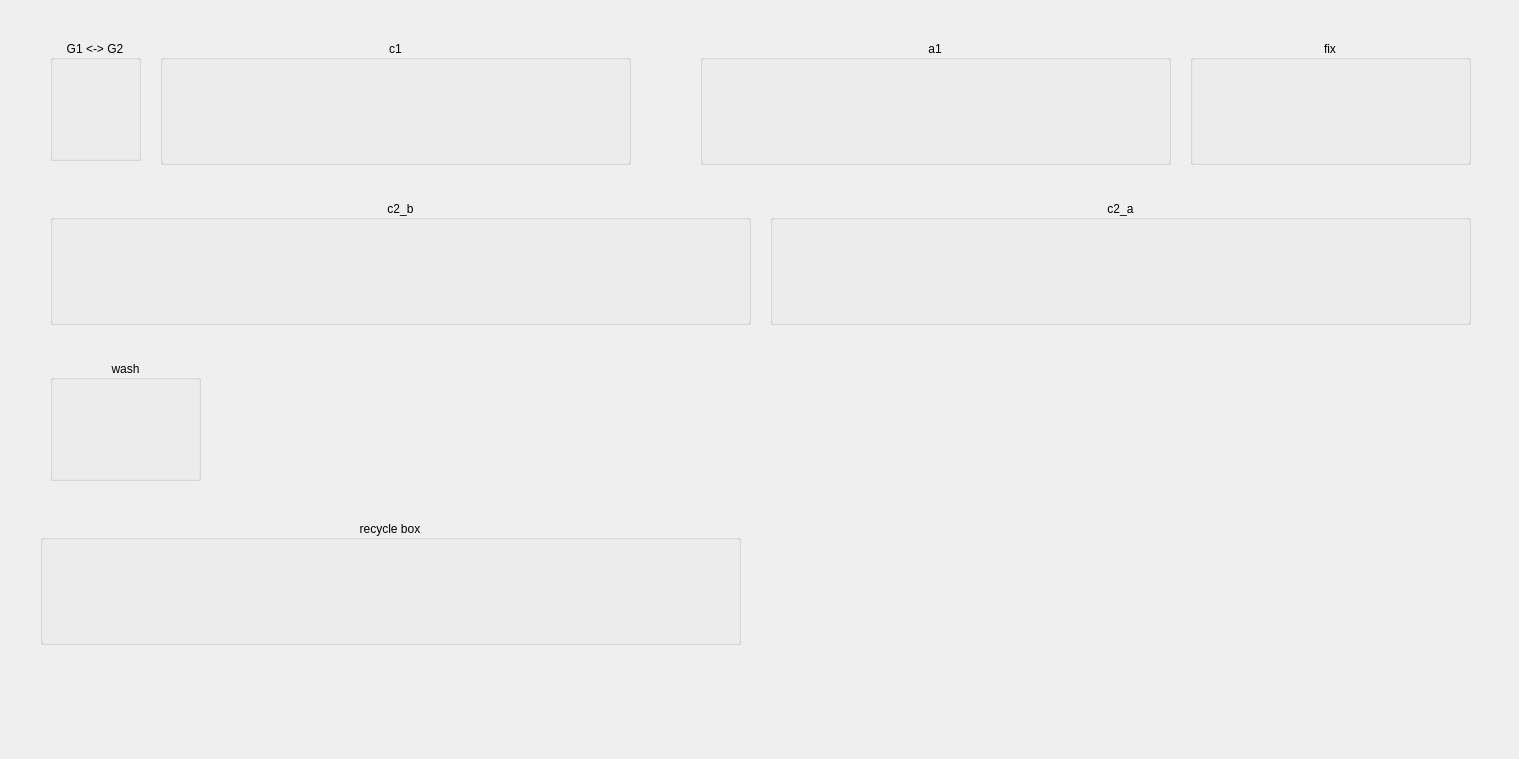
<?xml version="1.0" encoding="UTF-8"?>
<ui version="4.0">
 <class>StainPoolPage</class>
 <widget class="QWidget" name="StainPoolPage">
  <property name="geometry">
   <rect>
    <x>0</x>
    <y>0</y>
    <width>1519</width>
    <height>759</height>
   </rect>
  </property>
  <property name="windowTitle">
   <string>Form</string>
  </property>
  <widget class="QGroupBox" name="groupBox_fix">
   <property name="geometry">
    <rect>
     <x>1190</x>
     <y>40</y>
     <width>281</width>
     <height>125</height>
    </rect>
   </property>
   <property name="title">
    <string>fix</string>
   </property>
   <property name="alignment">
    <set>Qt::AlignCenter</set>
   </property>
   <layout class="QHBoxLayout" name="fixLayout"/>
  </widget>
  <widget class="QGroupBox" name="groupBox_a1">
   <property name="geometry">
    <rect>
     <x>700</x>
     <y>40</y>
     <width>471</width>
     <height>125</height>
    </rect>
   </property>
   <property name="title">
    <string>a1</string>
   </property>
   <property name="alignment">
    <set>Qt::AlignCenter</set>
   </property>
   <layout class="QHBoxLayout" name="a1Layout"/>
  </widget>
  <widget class="QGroupBox" name="groupBox_c1">
   <property name="geometry">
    <rect>
     <x>160</x>
     <y>40</y>
     <width>471</width>
     <height>125</height>
    </rect>
   </property>
   <property name="title">
    <string>c1</string>
   </property>
   <property name="alignment">
    <set>Qt::AlignCenter</set>
   </property>
   <layout class="QHBoxLayout" name="c1Layout"/>
  </widget>
  <widget class="QGroupBox" name="groupBox_c2_a">
   <property name="geometry">
    <rect>
     <x>770</x>
     <y>200</y>
     <width>701</width>
     <height>125</height>
    </rect>
   </property>
   <property name="title">
    <string>c2_a</string>
   </property>
   <property name="alignment">
    <set>Qt::AlignCenter</set>
   </property>
   <layout class="QHBoxLayout" name="c2aLayout"/>
  </widget>
  <widget class="QGroupBox" name="groupBox_c2_b">
   <property name="geometry">
    <rect>
     <x>50</x>
     <y>200</y>
     <width>701</width>
     <height>125</height>
    </rect>
   </property>
   <property name="title">
    <string>c2_b</string>
   </property>
   <property name="alignment">
    <set>Qt::AlignCenter</set>
   </property>
   <layout class="QHBoxLayout" name="c2bLayout"/>
  </widget>
  <widget class="QGroupBox" name="groupBox_transfer">
   <property name="geometry">
    <rect>
     <x>50</x>
     <y>40</y>
     <width>91</width>
     <height>121</height>
    </rect>
   </property>
   <property name="title">
    <string>G1 &lt;-&gt; G2</string>
   </property>
   <property name="alignment">
    <set>Qt::AlignCenter</set>
   </property>
   <layout class="QHBoxLayout" name="transferLayout"/>
  </widget>
  <widget class="QGroupBox" name="groupBox_wash">
   <property name="geometry">
    <rect>
     <x>50</x>
     <y>360</y>
     <width>151</width>
     <height>121</height>
    </rect>
   </property>
   <property name="title">
    <string>wash</string>
   </property>
   <property name="alignment">
    <set>Qt::AlignCenter</set>
   </property>
   <layout class="QHBoxLayout" name="washLayout"/>
  </widget>
  <widget class="QGroupBox" name="groupBox_box">
   <property name="geometry">
    <rect>
     <x>40</x>
     <y>520</y>
     <width>701</width>
     <height>125</height>
    </rect>
   </property>
   <property name="title">
    <string>recycle box</string>
   </property>
   <property name="alignment">
    <set>Qt::AlignCenter</set>
   </property>
   <layout class="QHBoxLayout" name="boxLayout"/>
  </widget>
 </widget>
 <resources/>
 <connections/>
</ui>
